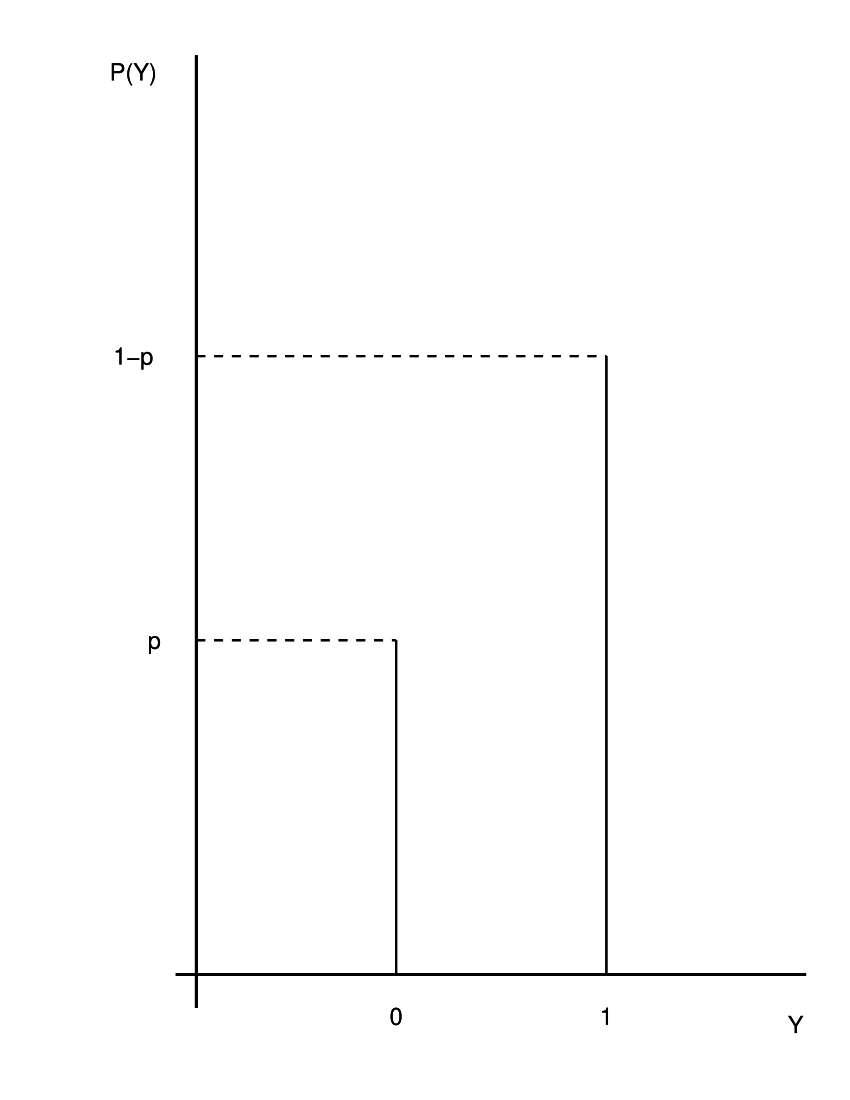

Source code (R):
library(ggplot2)
library(ggthemes)
library(ggpubr)
library(magrittr)
library(grid)

# our color scale for the book
cols = viridisLite::viridis(3)

liniendicke = 0.75
achsendicke = 1

p_Value_low  = 0.2
p_value_high = 0.37


p1 <- ggplot(data = data.frame(A = c(-1, 2)), aes(A)) + 
  ylab("") +
  xlab("") +
  scale_y_continuous(breaks = NULL) +  # hide axis scaling
  scale_x_continuous(breaks = NULL) +
  geom_text(x=1, y=-0.025, label="1", size=6) +       # "1" bottom text 
  geom_text(x=-1, y=-0.025,label="0",  size=6) +      # "0" bottom text
  geom_segment(aes(x = 1, y = 0, xend = 1, yend = p_value_high), 
               size = liniendicke) +                  # vertical line with "1" label
  geom_segment(aes(x = -1, y = 0, xend = -1, yend = p_Value_low), 
               size = liniendicke ) +                 # vertical line with "0" label
  geom_segment(aes(x = -2.9, y = -0.02, xend = -2.9, yend = 0.55), # draw y-axis
               size = achsendicke) +
  #            arrow = arrow(length = unit(0.3, "cm"))) +
  geom_segment(aes(x = -3.9, y = 0, xend = 2.9, yend = 0),         # draw x-axis
               size = achsendicke) +
  geom_text(x=2.8, y=-0.03, label=expression(Y), size=6) +  # y axis label
  geom_text(x=-3.5, y=0.54, label="P(Y)", size=6) +         # "P(Y)" x axis label
  geom_text(x=-3.3, y=p_Value_low, label="p", size=6) +     # "p" x axis label
  geom_text(x=-3.5, y=p_value_high, label="1-p", size=6) +  # "p-1" x axis label
  geom_segment(aes(x = -2.9, y = p_Value_low,               # dashed vertical line to "p"
                xend = -1, yend = p_Value_low), 
               size = liniendicke, linetype="dashed") + 
  geom_segment(aes(x = -2.9, y = p_value_high,               # dashed vertical line to "1-p"
                   xend = 1, yend = p_value_high), 
               size = liniendicke, linetype="dashed") + 
  # draw white square on top of right end of too long x-axis (work-around)
  geom_rect(aes(xmin=-4.0, xmax=-3.1, ymin=-0.02,  ymax=0.02), 
            fill="white", alpha=1) +
  theme_hc(base_size = 30) 
p1 

#save as pdf (with scale you change the thickness of lines,
#width=8.5cm is half a page width in the book)
ggsave(filename = "./figur4.unknown.pdf",
       p1, width = 8.5, height = 7, units = "cm", scale = 1.5)
